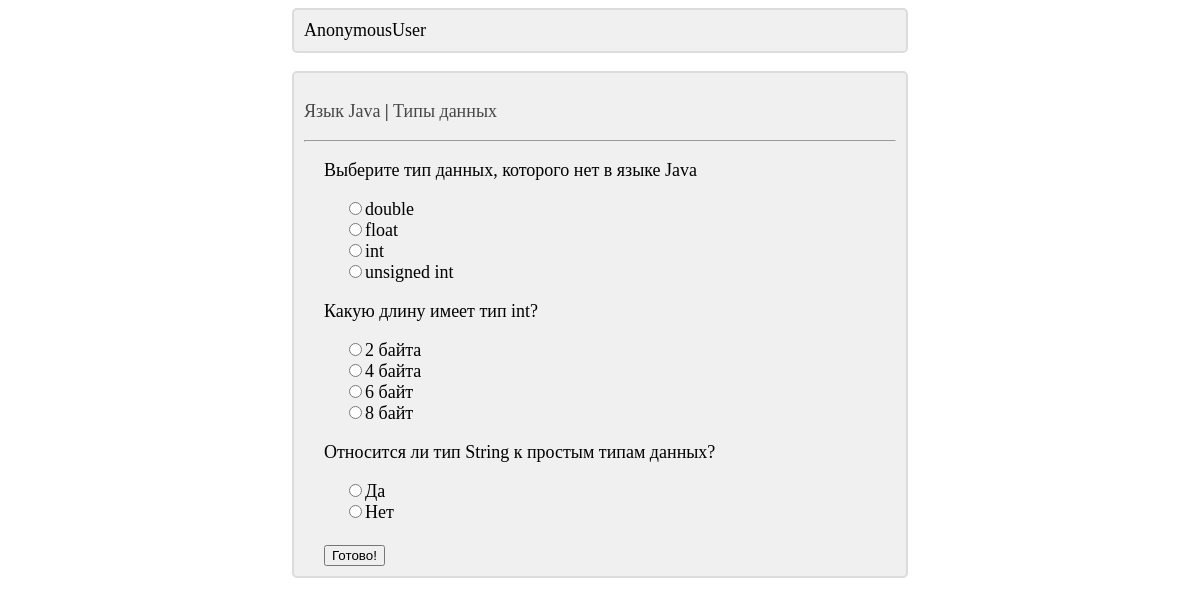
The page /main/3/10/ on the database as committed earlier.
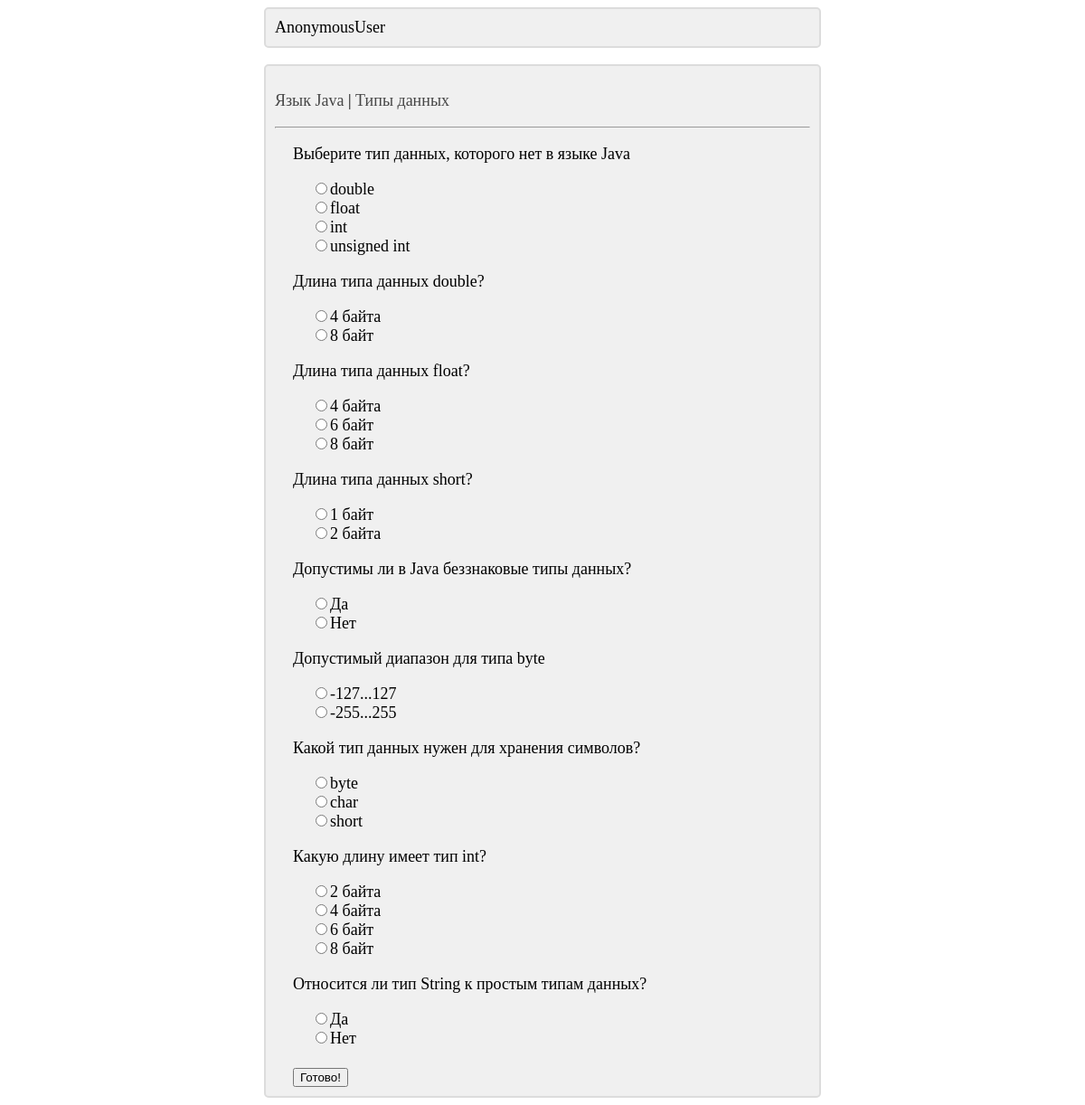
The same page on the database as committed later.
### main/models.py (models this page shows)
class TestGroup(models.Model):
    title = models.CharField(max_length=200, unique=True, null=False, blank=False, verbose_name='Группа тестов')
    def __str__(self):
        return self.title
    class Meta:
        verbose_name = 'Группа тестов'
        verbose_name_plural = 'Группы тестов'
        ordering = ['title']

class Test(models.Model):
    title = models.CharField(max_length=200, unique=False, null=False, blank=False, verbose_name='Название теста')
    test_group = models.ForeignKey(TestGroup, on_delete=models.CASCADE, null=False, blank=False,
                                   verbose_name='Группа тестов')
    def __str__(self):
        return self.title
    class Meta:
        verbose_name = 'Тест'
        verbose_name_plural = 'Тесты'
        ordering = ['title']

class Question(models.Model):
    title = models.CharField(max_length=1000, null=False, blank=False, verbose_name='Вопрос')
    test = models.ForeignKey(Test, on_delete=models.CASCADE, null=False, blank=False, verbose_name='Название теста')
    def __str__(self):
        return self.title
    class Meta:
        verbose_name = 'Вопрос'
        verbose_name_plural = 'Вопросы'
        ordering = ['title']

### main/views.py (the view, shortened to what this page needs)
# urls.py: path('<int:test_group_id>/<int:test_id>/', test_page, name='test_page'),
def test_page(request, test_group_id, test_id):
    if request.method == 'GET':
        selected_group = TestGroup.objects.get(pk=test_group_id)
        selected_test = Test.objects.get(pk=test_id)
        context = {'selected_group': selected_group, 'selected_test': selected_test}
        def get_type_for_aswers_set(answers_set):
            count_correct_answer = 0
            for answer in answers_set:
                if answer.is_correct:
                    count_correct_answer += 1
            if count_correct_answer == 1:
                return 'single_type'
            else:
                return 'multiple_type'
        questions = []
        for question in Question.objects.filter(test=selected_test):
            block = {'title': question, 'answers': []}
            answers = Answer.objects.filter(question=question)
            type_for_answers = get_type_for_aswers_set(answers)
            postfix = 0
            for answer in answers:
                if type_for_answers == 'multiple_type':
                    block['answers'].append(
                        '<input type="checkbox" name="' + str(question.pk) + '_' + str(postfix) + '" value="' + str(
                            answer.pk) + '">' + answer.title)
                    postfix += 1
                if type_for_answers == 'single_type':
                    block['answers'].append(
                        '<input type="radio" name="' + str(question.pk) + '" value="' + str(
                            answer.pk) + '">' + answer.title)
            questions.append(block)
        context['questions'] = questions
        return render(request, 'main/test_page.html', context)

### main/templates/main/test_page.html (shortened to what this page needs)
{% extends 'layout/basic.html' %}
{% block content %}
    <div class="basic_block">
        <p>
            <a href="{% url 'main:index' %}" title="К выбору тем">
                {{ selected_group }}
            </a>
            |
            <a href="{% url 'main:test_list' test_group_id=selected_group.pk %}" title="К выбору тестов">
                {{ selected_test }}
            </a>
        </p>
        <hr>
        {% if questions|length != 0 %}
            <div class="block_with_margin">
                <form method="post">
                    {% for question in questions %}
                        <p>
                            {{ question.title }}
                        </p>
                        <div class="block_with_margin">
                            {% for answer in question.answers %}
                                {% autoescape off %}
                                    {{ answer }}<br>
                                {% endautoescape %}
                            {% endfor %}
                        </div>
                    {% endfor %}
                    <br>
                    <input type="submit" value="Готово!">
                </form>
            </div>
        {% else %}
            <div class="block_with_margin">
                Извините, но вопросов в данном тесте пока нет...
            </div>
        {% endif %}
    </div>
{% endblock %}

### main/templates/layout/basic.html (shortened to what this page needs)
{% load static %}
<!DOCTYPE html>
<html lang="ru">
<head>
    <link rel="stylesheet" type="text/css" href="{% static 'main/style.css' %}">
</head>
<body>
{% block header %}
    <div class="basic_block">
        {{ user }}
    </div>
    <br>
{% endblock %}
{% block content %}
{% endblock %}
</body>
</html>

### main/static/main/style.css (style rules this page uses)
.basic_block { font-size: large; background-color: RGB(240, 240, 240); border: 2px solid RGB(220, 220, 220); border-radius: 5px; padding: 10px; margin-left: auto; margin-right: auto; width: 50%; }
.block_with_margin { margin-left: 20px; }
a { color: RGB(70, 70, 70); text-decoration: none; }

Rows that differ between the two databases and show on the page:
added Question: title "Длина типа данных double?"
added Question: title "Длина типа данных float?"
added Question: title "Длина типа данных short?"
added Question: title "Допустимы ли в Java беззнаковые типы данных?"
added Question: title "Допустимый диапазон для типа byte"
added Question: title "Какой тип данных нужен для хранения символов?"
